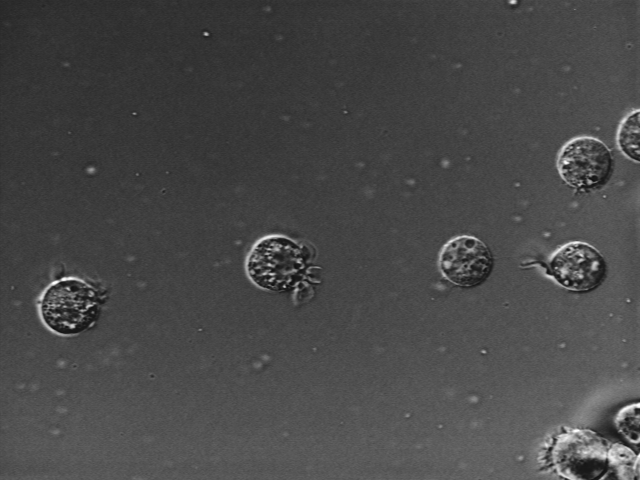
%> input picture matlab-parallel-workshop/Part-II/tif/AT3_1m4_000.tif, 640 x 480 px
$ octave --eval "result = detectCells(imread('tif/AT3_1m4_000.tif'));"   (GNU Octave 9; MATLAB toolbox functions it lacks are replaced by stand-ins)
%> lines starting %> are read from the running program, lines starting %| are printed output that depends on the picture; in (x1, y1, x2, y2) boxes, pixels count from 0 and x2, y2 are one past the last pixel; in counts of white or black regions, pixels touching at a corner belong together; the program's own positions count from 1
function segmentedCells = detectCells(I)
%detectCells Algorithm to detect cells in image.
%   segmentedCells = dDetectCells(I) detects cells in the cell
%   image I and returns the result in segmentedCells.

%   Copyright 2005-2014 The MathWorks, Inc.

% Use |edge| and the Sobel operator to calculate the threshold
% value. Tune the threshold value and use |edge| again to obtain a
% binary mask that contains the segmented cell.

[~, threshold] = edge(I, 'sobel');
%> threshold = 0.0553
fudgeFactor = .5;
BW = edge(I,'sobel', threshold * fudgeFactor);
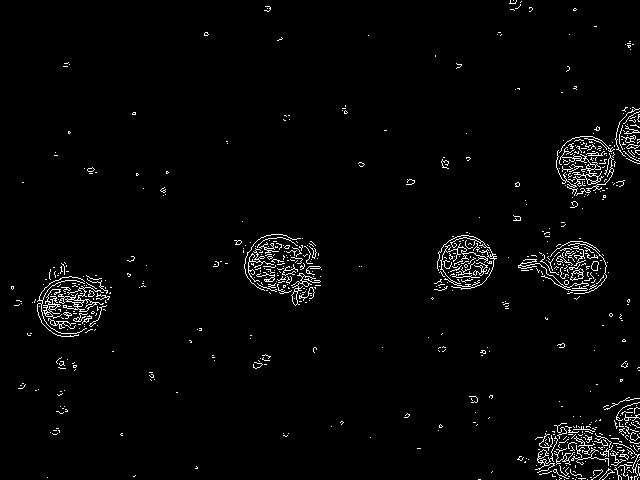
%> BW: size 480x640 logical; 2.6% white in thin lines or dots

se90 = strel('line', 3, 90);
se0 = strel('line', 3, 0);
BWdilate = imdilate(BW, [se90 se0]);
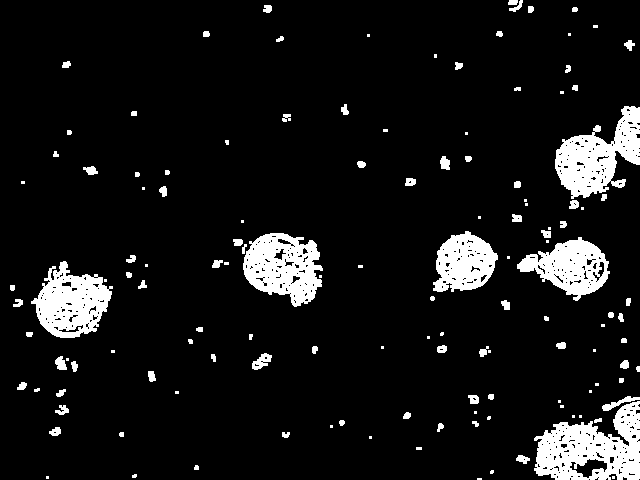
%> BWdilate: size 480x640 logical; 8.8% white; 135 white regions (49 under 20 px), largest, box (x1, y1, x2, y2) and area: (534, 401, 640, 480) 5041, (555, 106, 640, 199) 4156, (243, 233, 323, 307) 3799
BWnobord = imclearborder(BWdilate, 4);
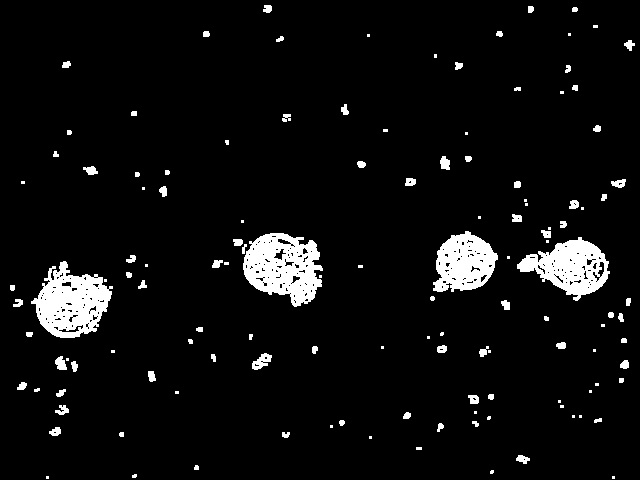
%> BWnobord: size 480x640 logical; 5.7% white; 130 white regions (48 under 20 px), largest, box (x1, y1, x2, y2) and area: (243, 233, 323, 307) 3799, (31, 261, 113, 338) 3681, (517, 237, 610, 301) 3037
BWopen = bwareaopen(BWnobord,200);
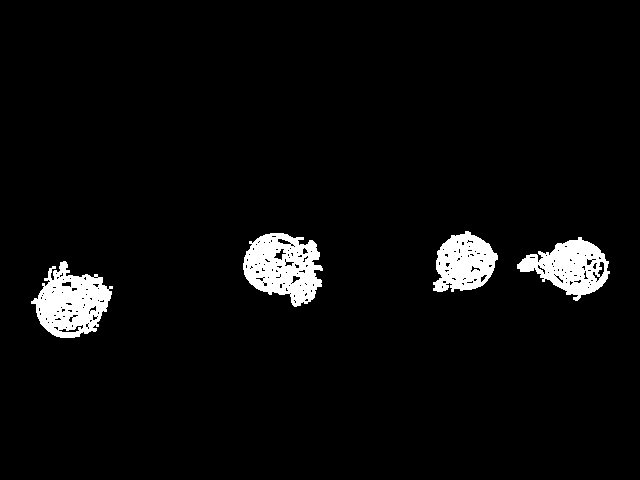
%> BWopen: size 480x640 logical; 4.3% white; 4 white regions, box (x1, y1, x2, y2) and area: (243, 233, 323, 307) 3799, (31, 261, 113, 338) 3681, (517, 237, 610, 301) 3037, (433, 231, 498, 292) 2661
BWclose = bwmorph(BWopen,'close');
%> BWclose: size 480x640 logical; 4.6% white; 4 white regions, box (x1, y1, x2, y2) and area: (243, 233, 323, 307) 4027, (31, 261, 113, 338) 4006, (517, 237, 610, 301) 3258, (433, 231, 498, 292) 2810
BWfill = imfill(BWclose, 'holes');
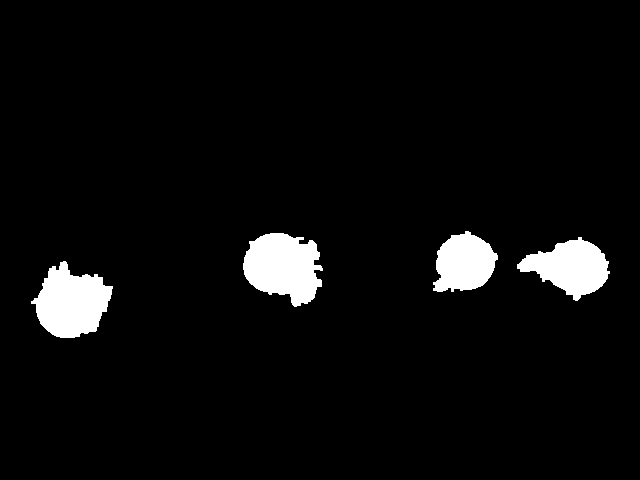
%> BWfill: size 480x640 logical; 4.7% white; 4 white regions, box (x1, y1, x2, y2) and area: (243, 233, 323, 307) 4177, (31, 261, 113, 338) 4056, (517, 237, 610, 301) 3324, (433, 231, 498, 292) 2828
BWoutline = bwperim(BWfill);
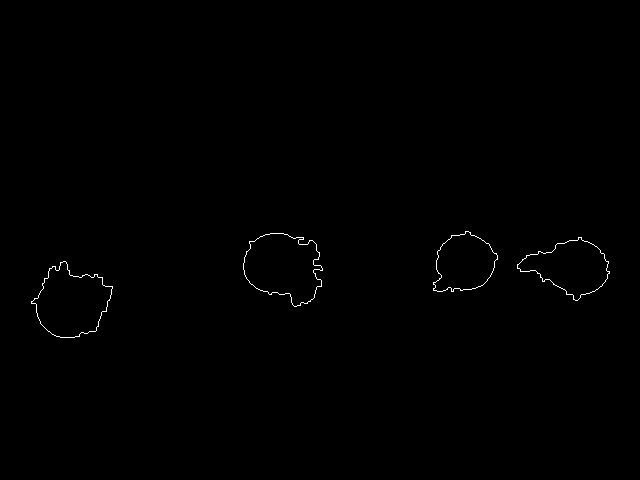
%> BWoutline: size 480x640 logical; 0.33% white in thin lines or dots, all inside (x1, y1, x2, y2) = (31, 231, 610, 338)
segmentedCells = I;
%> segmentedCells is the input picture: size 480x640 uint8; min 15, max 254, mean 72.4
segmentedCells(BWoutline) = 255;
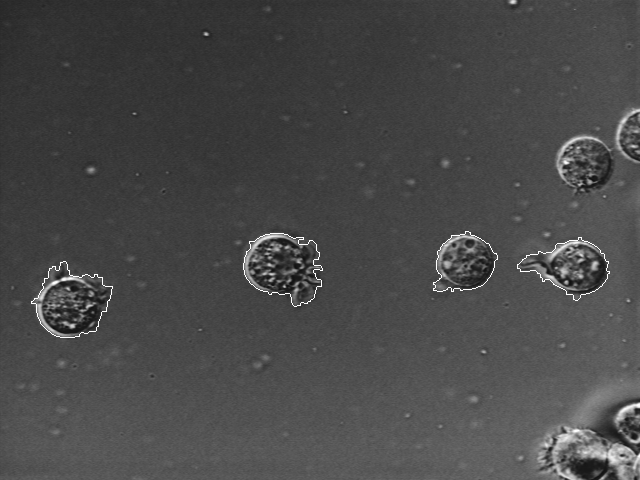
%> segmentedCells: size 480x640 uint8; 0.33% of pixels changed, all inside (x1, y1, x2, y2) = (31, 231, 610, 338)

end

$ run again, on matlab-parallel-workshop/Part-II/tif/AT3_1m4_002.tif
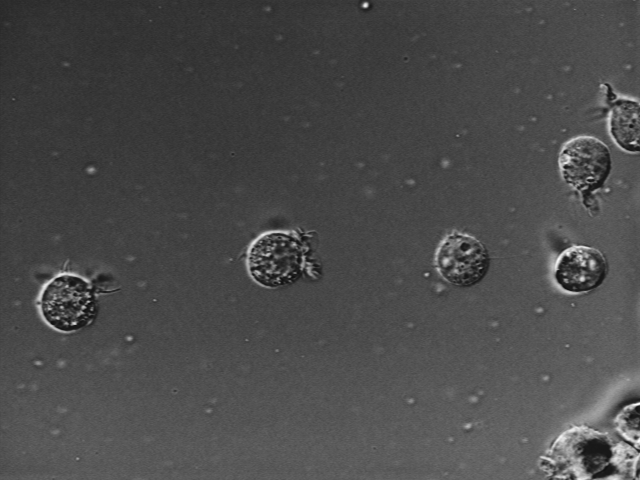
%> input picture matlab-parallel-workshop/Part-II/tif/AT3_1m4_002.tif, 640 x 480 px
%> threshold = 0.0554
%> in detectCells, `BW = edge(I,'sobel', threshold * fudgeFactor);`:
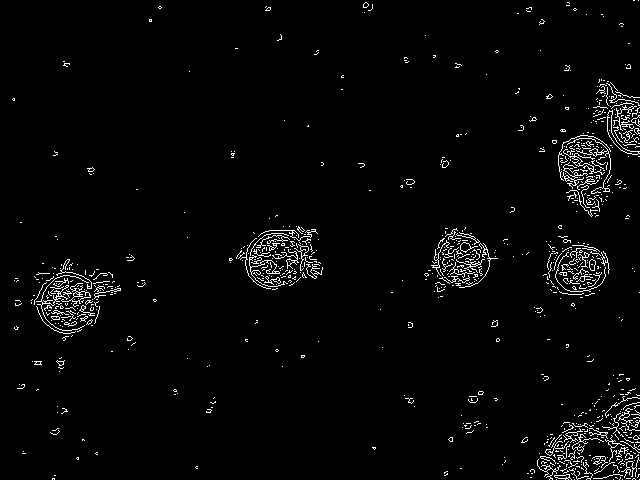
%> BW: size 480x640 logical; 2.7% white in thin lines or dots
%> BWdilate: size 480x640 logical; 9.5% white; 168 white regions (69 under 20 px), largest, box (x1, y1, x2, y2) and area: (557, 78, 640, 218) 5679, (536, 387, 640, 480) 5375, (30, 258, 122, 342) 3887
%> BWnobord: size 480x640 logical; 5.9% white; 162 white regions (66 under 20 px), largest, box (x1, y1, x2, y2) and area: (30, 258, 122, 342) 3887, (235, 225, 324, 291) 3712, (423, 226, 499, 293) 2802
%> BWopen: size 480x640 logical; 4.3% white; 4 white regions, box (x1, y1, x2, y2) and area: (30, 258, 122, 342) 3887, (235, 225, 324, 291) 3712, (423, 226, 499, 293) 2802, (542, 235, 611, 299) 2695
%> BWclose: size 480x640 logical; 4.6% white; 4 white regions, box (x1, y1, x2, y2) and area: (30, 258, 122, 342) 4203, (235, 225, 324, 291) 3908, (423, 226, 499, 293) 2973, (542, 235, 611, 299) 2943
%> BWfill: size 480x640 logical; 4.7% white; 4 white regions, box (x1, y1, x2, y2) and area: (30, 258, 122, 342) 4331, (235, 225, 324, 291) 3994, (423, 226, 499, 293) 3055, (542, 235, 611, 299) 3047
%> BWoutline: size 480x640 logical; 0.36% white in thin lines or dots, all inside (x1, y1, x2, y2) = (30, 225, 611, 342)
%> in detectCells, segmentedCells is the input picture: size 480x640 uint8; min 15, max 254, mean 74.8
%> in detectCells, `segmentedCells(BWoutline) = 255;`:
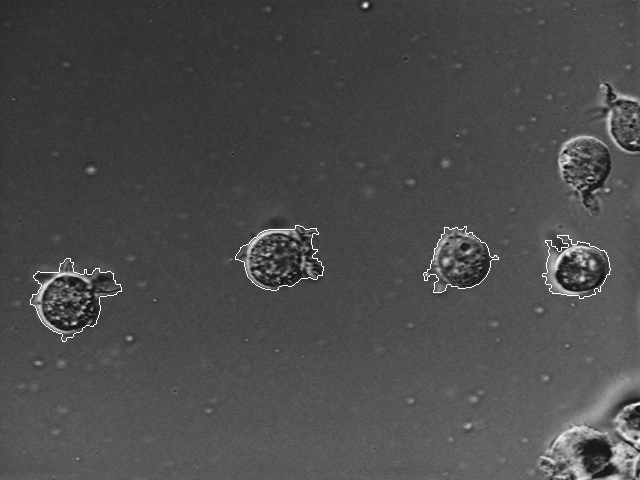
%> segmentedCells: size 480x640 uint8; 0.36% of pixels changed, all inside (x1, y1, x2, y2) = (30, 225, 611, 342)
